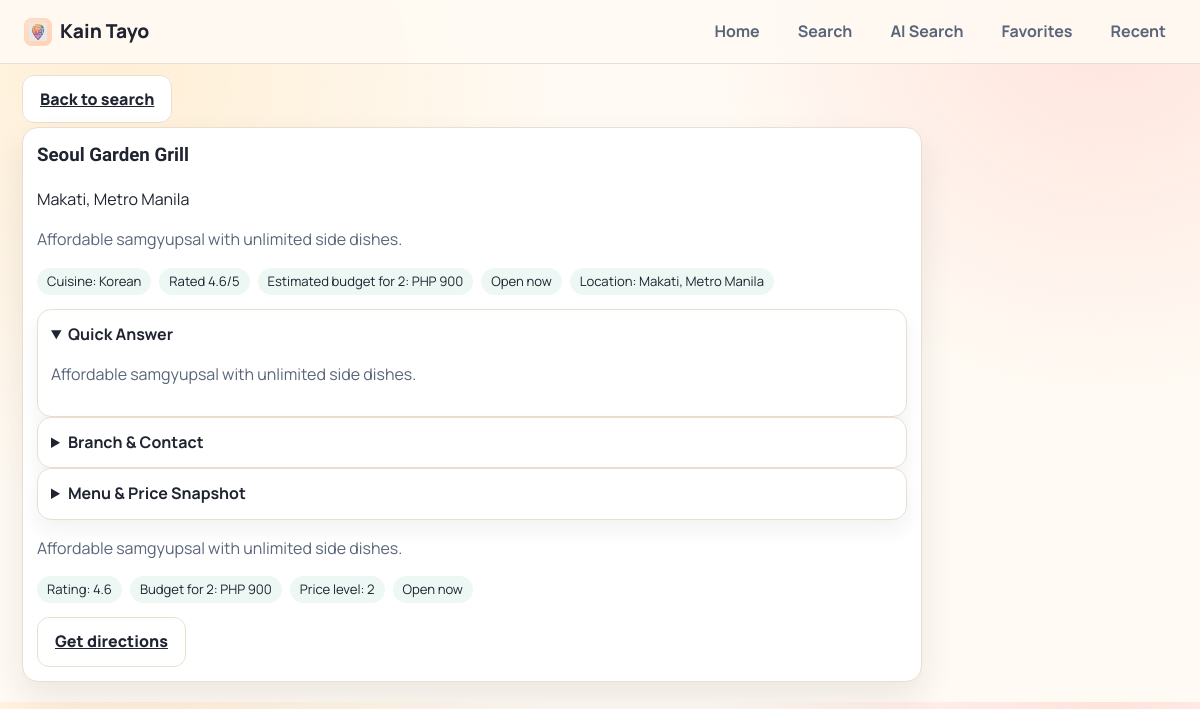
Page /restaurant/1/ on the committed database.
### restaurants/models.py (models this page shows, shortened)
class Restaurant(models.Model):
    name = models.CharField(max_length=255)
    cuisine = models.CharField(max_length=120)
    mood_tags = models.CharField(max_length=255, blank=True)
    description = models.TextField(blank=True)
    price_level = models.PositiveSmallIntegerField(default=2)  # 1=budget, 4=premium
    average_cost_for_two = models.PositiveIntegerField(default=500)
    rating = models.DecimalField(max_digits=2, decimal_places=1, default=4.0)
    is_open_now = models.BooleanField(default=True)
    latitude = models.FloatField()
    longitude = models.FloatField()
    address = models.CharField(max_length=255)
    embedding = VectorField(dimensions=768, null=True, blank=True)
    created_at = models.DateTimeField(auto_now_add=True)
    updated_at = models.DateTimeField(auto_now=True)
    class Meta:
        ordering = ["-rating", "average_cost_for_two"]
        indexes = [
            models.Index(fields=["cuisine"], name="restaurant_cuisine_idx"),
            models.Index(fields=["is_open_now"], name="restaurant_open_now_idx"),
            models.Index(fields=["-rating"], name="restaurant_rating_desc_idx"),
            models.Index(fields=["average_cost_for_two"], name="restaurant_budget_idx"),
        ]

### restaurants/views.py (the view)
# urls.py: path("restaurant/<int:restaurant_id>/", views.restaurant_detail_page, name="restaurant_detail"),
def restaurant_detail_page(request, restaurant_id: int):
    restaurant = get_object_or_404(Restaurant, pk=restaurant_id)
    smart_detail = build_smart_detail_payload(RestaurantSerializer(restaurant).data, is_external=False)
    return render(
        request,
        "restaurants/restaurant_detail.html",
        {
            "restaurant": restaurant,
            "is_external": False,
            "smart_detail": smart_detail,
        },
    )

### restaurants/services/detail_summary.py (called while the page is built, shortened)
def _price_label(price_level) -> str:
    if isinstance(price_level, int):
        return f"Level {price_level}/4"

def _open_now_label(data: dict, is_external: bool) -> str:
    value = data.get("open_now") if is_external else data.get("is_open_now")
    if value is True:
        return "Open now"
    if value is False:
        return "Currently closed"
    return ""

### restaurants/templates/restaurants/restaurant_detail.html (shortened to what this page needs)
{% extends "restaurants/base.html" %}
{% block content %}
<section class="grid-section">
    <a
        href="/search/"
        class="btn ghost"
        onclick="if (window.history.length > 1) { event.preventDefault(); window.history.back(); }"
    >
        Back to search
    </a>
    <article class="restaurant-card detail-card">
        <h1>{{ restaurant.name }}</h1>
        <p>{{ restaurant.address }}</p>
        {% if smart_detail.summary %}
        <p class="detail-summary">{{ smart_detail.summary }}</p>
        {% endif %}
        {% if smart_detail.bullets %}
        <div class="parsed-filters detail-badges">
            {% for bullet in smart_detail.bullets %}
            <span>{{ bullet }}</span>
            {% endfor %}
        </div>
        {% endif %}
        <details class="result-item" open>
            <summary><strong>Quick Answer</strong></summary>
            <p class="detail-summary">{{ smart_detail.quick_answer }}</p>
        </details>
        {% if smart_detail.branch_contact %}
        <details class="result-item">
            <summary><strong>Branch &amp; Contact</strong></summary>
        </details>
        {% endif %}
        {% if smart_detail.menu_price_snapshot %}
        <details class="result-item">
            <summary><strong>Menu &amp; Price Snapshot</strong></summary>
        </details>
        {% endif %}
        <p class="detail-summary">
            {% if restaurant.summary %}
            {{ restaurant.summary }}
            {% elif restaurant.description %}
            {{ restaurant.description }}
            {% else %}
            Explore this restaurant's details and decide faster with Kain Tayo.
            {% endif %}
        </p>
        <div class="parsed-filters detail-badges">
            <span>Rating: {{ restaurant.rating }}</span>
            {% if restaurant.average_cost_for_two %}<span>Budget for 2: PHP {{ restaurant.average_cost_for_two }}</span>{% endif %}
            {% if restaurant.price_level %}<span>Price level: {{ restaurant.price_level }}</span>{% endif %}
            {% if is_external %}
            {% if restaurant.open_now %}
            <span>Open now</span>
            {% else %}
            <span>Currently closed</span>
            {% endif %}
            {% else %}
            <span>{% if restaurant.is_open_now %}Open now{% else %}Currently closed{% endif %}</span>
            {% endif %}
        </div>
        <div class="hero-actions">
            {% if is_external and restaurant.maps_url %}
            <a class="btn ghost" href="{{ restaurant.maps_url }}" target="_blank" rel="noreferrer">Get directions</a>
            {% elif not is_external %}
            <a class="btn ghost" href="https://www.google.com/maps/search/?api=1&query={{ restaurant.latitude }},{{ restaurant.longitude }}" target="_blank" rel="noreferrer">Get directions</a>
            {% endif %}
        </div>
    </article>
</section>
{% endblock %}

### restaurants/static/restaurants/css/styles.css (style rules this page uses)
:root { --bg: #fffaf3; --surface: #ffffff; --text: #1f2430; --muted: #596579; --accent: #e85d42; --accent-2: #f7a84d; --border: #eadfce; --shadow: 0 16px 34px rgba(31, 36, 48, 0.09); --ring: rgba(232, 93, 66, 0.22); --max-content: 1240px; }
* { box-sizing: border-box; }
body { margin: 0; font-family: "Manrope", sans-serif; line-height: 1.45; color: var(--text); background: radial-gradient(circle at 10% 10%, #ffefd6 0%, transparent 35%), radial-gradient(circle at 92% 0%, #ffe3dc 0%, transparent 30%), var(--bg); }
h1, h2, h3 { font-family: "Sora", sans-serif; letter-spacing: 0; margin-top: 0; }
.hero-actions { display: flex; gap: 12px; margin-top: 12px; }
.btn { border: none; border-radius: 12px; padding: 12px 17px; font-weight: 800; cursor: pointer; transition: transform 160ms ease, box-shadow 180ms ease, filter 180ms ease; }
.btn.ghost { background: #fff; border: 1px solid var(--border); color: var(--text); }
.grid-section { padding: 24px 6px 20px; }
.restaurant-card { background: var(--surface); border: 1px solid var(--border); border-radius: 16px; padding: 14px; box-shadow: var(--shadow); transform-style: preserve-3d; transition: transform 220ms ease, box-shadow 220ms ease; overflow: hidden; }
.parsed-filters { display: flex; flex-wrap: wrap; gap: 8px; margin-bottom: 14px; }
.parsed-filters span { border-radius: 999px; background: #edf8f5; padding: 4px 10px; font-size: 0.82rem; }
.result-item { border: 1px solid var(--border); border-radius: 14px; background: #fff; padding: 13px; box-shadow: 0 10px 20px rgba(34, 34, 59, 0.06); min-width: 0; }
.result-item h3, .result-item p, .restaurant-card h3, .restaurant-card p { overflow-wrap: anywhere; }
.detail-card { max-width: 900px; margin-top: 16px; }
.detail-summary { color: var(--muted); line-height: 1.55; max-width: 76ch; }
.detail-badges { margin: 14px 0; }

### rows in the picture
Restaurant: name "Seoul Garden Grill", address "Makati, Metro Manila", summary "Affordable samgyupsal with unlimited side dishes.", quick_answer "Affordable samgyupsal with unlimited side dishes.", description "Affordable samgyupsal with unlimited side dishes.", rating "4.6", average_cost_for_two "900", price_level "2"

### other values in the picture
{{ bullet }} "Cuisine: Korean" "Rated 4.6/5" "Estimated budget for 2: PHP 900" "Open now" "Location: Makati, Metro Manila"
